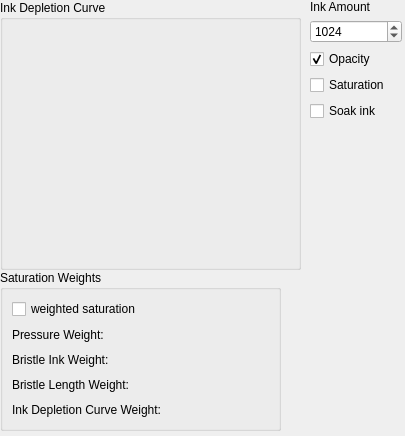
<?xml version="1.0" encoding="UTF-8"?>
<ui version="4.0">
 <class>WdgInkOptions</class>
 <widget class="QWidget" name="WdgInkOptions">
  <property name="geometry">
   <rect>
    <x>0</x>
    <y>0</y>
    <width>405</width>
    <height>436</height>
   </rect>
  </property>
  <property name="sizePolicy">
   <sizepolicy hsizetype="Minimum" vsizetype="Minimum">
    <horstretch>0</horstretch>
    <verstretch>0</verstretch>
   </sizepolicy>
  </property>
  <property name="minimumSize">
   <size>
    <width>405</width>
    <height>400</height>
   </size>
  </property>
  <widget class="QWidget" name="layoutWidget">
   <property name="geometry">
    <rect>
     <x>300</x>
     <y>0</y>
     <width>102</width>
     <height>391</height>
    </rect>
   </property>
   <layout class="QVBoxLayout" name="verticalLayout">
    <property name="leftMargin">
     <number>10</number>
    </property>
    <item>
     <widget class="QLabel" name="inkLabel">
      <property name="text">
       <string>Ink Amount</string>
      </property>
     </widget>
    </item>
    <item>
     <widget class="QSpinBox" name="inkAmountSpinBox">
      <property name="maximum">
       <number>10000</number>
      </property>
      <property name="value">
       <number>1024</number>
      </property>
     </widget>
    </item>
    <item>
     <widget class="QCheckBox" name="opacityCBox">
      <property name="text">
       <string>Opacity</string>
      </property>
      <property name="checked">
       <bool>true</bool>
      </property>
     </widget>
    </item>
    <item>
     <widget class="QCheckBox" name="saturationCBox">
      <property name="enabled">
       <bool>true</bool>
      </property>
      <property name="text">
       <string>Saturation</string>
      </property>
      <property name="checked">
       <bool>false</bool>
      </property>
     </widget>
    </item>
    <item>
     <widget class="QCheckBox" name="soakInkCBox">
      <property name="enabled">
       <bool>true</bool>
      </property>
      <property name="toolTip">
       <string>Soak ink from the initial position of the stroke</string>
      </property>
      <property name="text">
       <string>Soak ink</string>
      </property>
      <property name="checked">
       <bool>false</bool>
      </property>
     </widget>
    </item>
    <item>
     <spacer name="verticalSpacer">
      <property name="orientation">
       <enum>Qt::Vertical</enum>
      </property>
      <property name="sizeHint" stdset="0">
       <size>
        <width>20</width>
        <height>288</height>
       </size>
      </property>
     </spacer>
    </item>
   </layout>
  </widget>
  <widget class="QGroupBox" name="groupBox">
   <property name="geometry">
    <rect>
     <x>0</x>
     <y>0</y>
     <width>301</width>
     <height>270</height>
    </rect>
   </property>
   <property name="sizePolicy">
    <sizepolicy hsizetype="Preferred" vsizetype="Preferred">
     <horstretch>0</horstretch>
     <verstretch>0</verstretch>
    </sizepolicy>
   </property>
   <property name="minimumSize">
    <size>
     <width>0</width>
     <height>0</height>
    </size>
   </property>
   <property name="title">
    <string>Ink Depletion Curve</string>
   </property>
   <widget class="KisCurveWidget" name="inkCurve" native="true">
    <property name="geometry">
     <rect>
      <x>9</x>
      <y>33</y>
      <width>271</width>
      <height>228</height>
     </rect>
    </property>
   </widget>
  </widget>
  <widget class="QGroupBox" name="weightGroup">
   <property name="geometry">
    <rect>
     <x>0</x>
     <y>270</y>
     <width>281</width>
     <height>161</height>
    </rect>
   </property>
   <property name="title">
    <string>Saturation Weights</string>
   </property>
   <layout class="QGridLayout" name="gridLayout">
    <item row="0" column="0">
     <widget class="QCheckBox" name="useWeightCHBox">
      <property name="text">
       <string>weighted saturation</string>
      </property>
     </widget>
    </item>
    <item row="2" column="0">
     <widget class="QLabel" name="label_2">
      <property name="text">
       <string>Bristle Ink Weight:</string>
      </property>
     </widget>
    </item>
    <item row="1" column="0">
     <widget class="QLabel" name="label">
      <property name="text">
       <string>Pressure Weight:</string>
      </property>
     </widget>
    </item>
    <item row="2" column="2">
     <widget class="KisDoubleSliderSpinBox" name="bristleInkAmountSlider" native="true">
      <property name="sizePolicy">
       <sizepolicy hsizetype="Expanding" vsizetype="Expanding">
        <horstretch>0</horstretch>
        <verstretch>0</verstretch>
       </sizepolicy>
      </property>
     </widget>
    </item>
    <item row="3" column="0">
     <widget class="QLabel" name="label_3">
      <property name="text">
       <string>Bristle Length Weight:</string>
      </property>
     </widget>
    </item>
    <item row="3" column="2">
     <widget class="KisDoubleSliderSpinBox" name="bristleLengthSlider" native="true">
      <property name="sizePolicy">
       <sizepolicy hsizetype="Expanding" vsizetype="Expanding">
        <horstretch>0</horstretch>
        <verstretch>0</verstretch>
       </sizepolicy>
      </property>
     </widget>
    </item>
    <item row="1" column="2">
     <widget class="KisDoubleSliderSpinBox" name="pressureSlider" native="true">
      <property name="sizePolicy">
       <sizepolicy hsizetype="Expanding" vsizetype="Expanding">
        <horstretch>0</horstretch>
        <verstretch>0</verstretch>
       </sizepolicy>
      </property>
     </widget>
    </item>
    <item row="4" column="0">
     <widget class="QLabel" name="label_4">
      <property name="text">
       <string>Ink Depletion Curve Weight:</string>
      </property>
     </widget>
    </item>
    <item row="4" column="2">
     <widget class="KisDoubleSliderSpinBox" name="inkDepletionSlider" native="true">
      <property name="sizePolicy">
       <sizepolicy hsizetype="Expanding" vsizetype="Expanding">
        <horstretch>0</horstretch>
        <verstretch>0</verstretch>
       </sizepolicy>
      </property>
     </widget>
    </item>
   </layout>
  </widget>
 </widget>
 <customwidgets>
  <customwidget>
   <class>KisDoubleSliderSpinBox</class>
   <extends>QWidget</extends>
   <header>kis_slider_spin_box.h</header>
   <container>1</container>
  </customwidget>
  <customwidget>
   <class>KisCurveWidget</class>
   <extends>QWidget</extends>
   <header>widgets/kis_curve_widget.h</header>
   <container>1</container>
  </customwidget>
 </customwidgets>
 <resources/>
 <connections/>
</ui>
